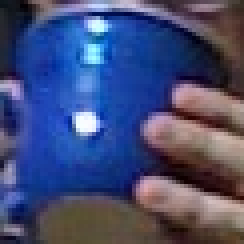
//> input picture Resources/BlueCup.jpg, 61 x 61 px (shown 4 times larger)
$ ./main ../../Resources/BlueCup.jpg   (built with g++ and OpenCV 4)
//> lines starting //> are read from the running program, lines starting //| are printed output that depends on the picture
//> further down, src is the input picture: 61 rows x 61 cols, CV_8UC3; mean B, G, R 117.6, 76.4, 68
//
//  main.cpp
//  ThresholdOP
//
//  Created by chenjie on 2020/6/15.
//  Copyright © 2020 chenjie. All rights reserved.
//

#include <iostream>
#include <opencv2/core.hpp>
#include <opencv2/imgproc.hpp>
#include <opencv2/imgcodecs.hpp>
#include <opencv2/highgui.hpp>

void sum_rgb(const cv::Mat& src, cv::Mat& dst) {
    // 将图片数据分割到三个独立的矩阵中
    std::vector<cv::Mat> planes;
    cv::split(src, planes);
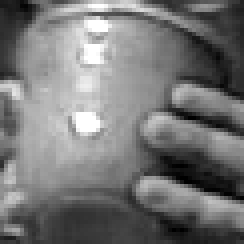
//> planes[0]: 61 rows x 61 cols, CV_8UC1 (shown 4 times larger); min 0, max 255, mean 117.6
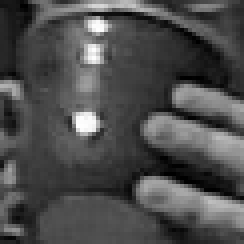
//> planes[1]: 61 rows x 61 cols, CV_8UC1 (shown 4 times larger); min 0, max 255, mean 76.4
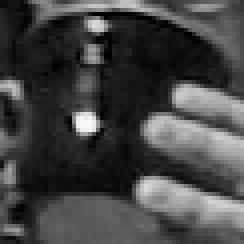
//> planes[2]: 61 rows x 61 cols, CV_8UC1 (shown 4 times larger); min 0, max 250, mean 68
    cv::Mat b = planes[0], g = planes[1], r = planes[2];

    // 计算三个通道的和
    cv::Mat s = cv::Mat::zeros(b.size(), CV_32F);
    cv::accumulate(b, s);
    cv::accumulate(g, s);
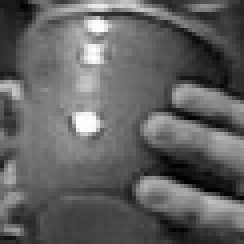
//> s: 61 rows x 61 cols, CV_32FC1 (shown 4 times larger); min 0, max 510, mean 194; drawn with min black and max white
    cv::accumulate(r, s);
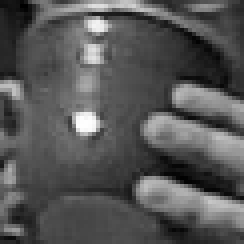
//> s: 61 rows x 61 cols, CV_32FC1 (shown 4 times larger); min 10, max 758, mean 262; drawn with min black and max white

    // 将像素值截取到100
    cv::threshold(s, s, 100, 100, cv::THRESH_TRUNC);
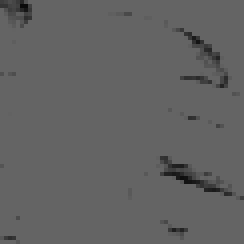
//> s: 61 rows x 61 cols, CV_32FC1 (shown 4 times larger); min 10, max 100, mean 97.9
    s.convertTo(dst, b.type());
}

void help(const char * argv[]) {
    std::cout << "\nExample. Alternative method to combine and threshold image planes\n" << std::endl;
    std::cout << "\nCall:\n" << argv[0] << " ../faces.jpg\n" << std::endl;
}

int main(int argc, const char * argv[]) {
    help(argv);
    if (argc < 2) {
        std::cout << "specify input image" << std::endl;
        return -1;
    }

    // 载入图像
    cv::Mat src = cv::imread(argv[1]);
    cv::Mat dst;
    if (src.empty()) {
        std::cout << "can not load " << argv[1] << std::endl;
        return -1;
    }
    sum_rgb(src, dst);

    // 使用文件名创窗口，并在其中显示图片
    cv::imshow(argv[1], dst);

    // 挂起程序直至输入任意键
    cv::waitKey(0);

    return 0;
}

$ run again, on Resources/HandOutdoorColor.jpg
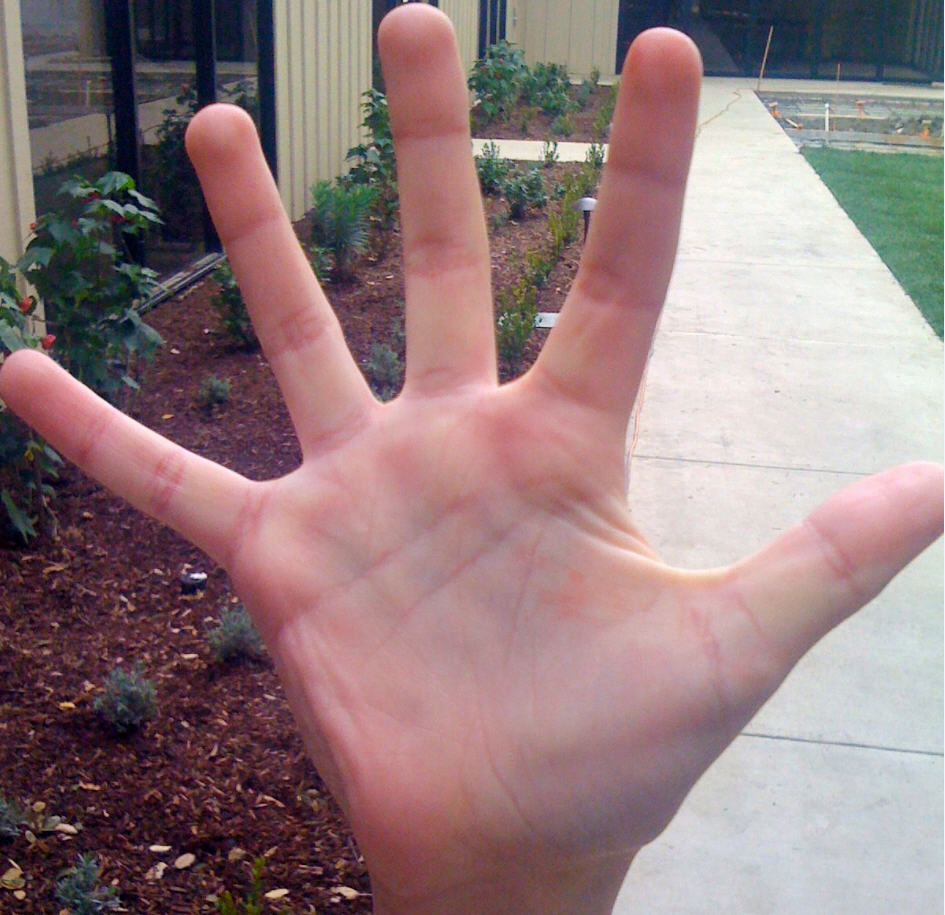
//> input picture Resources/HandOutdoorColor.jpg, 945 x 915 px
//> src is the input picture: 915 rows x 945 cols, CV_8UC3; mean B, G, R 125.6, 123.8, 146.8
//> in sum_rgb, `cv::split(src, planes);`:
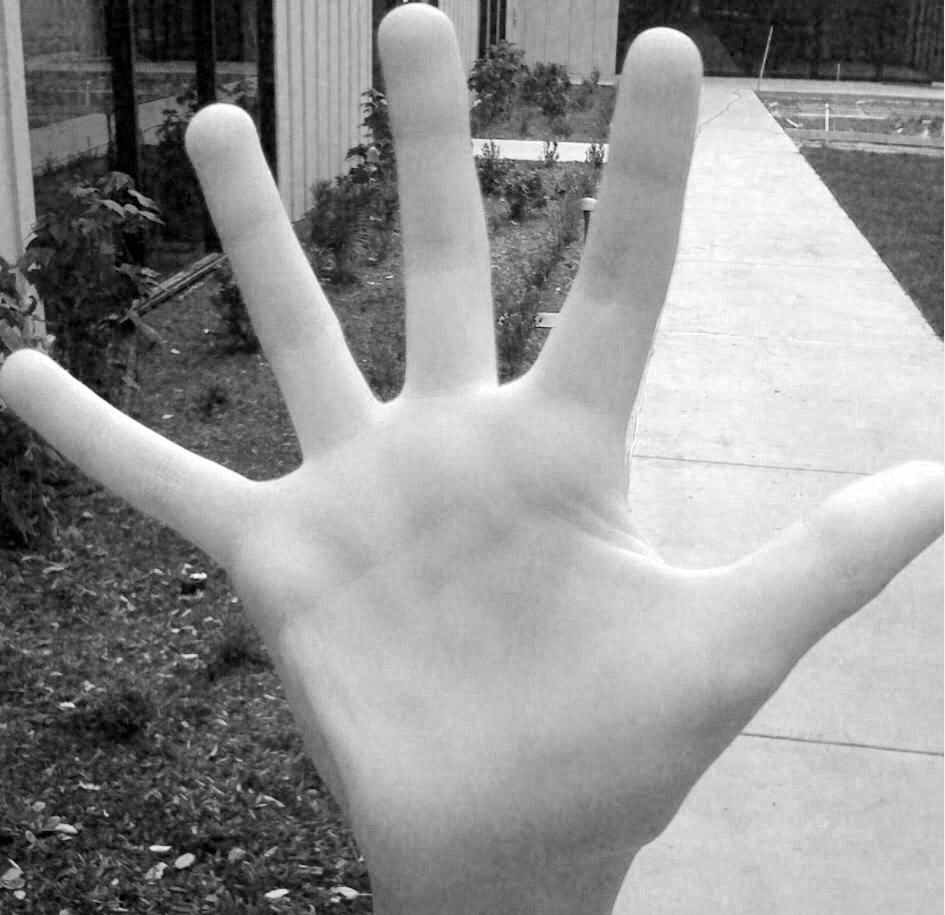
//> planes[2]: 915 rows x 945 cols, CV_8UC1; min 0, max 255, mean 146.8
//> in sum_rgb, `cv::threshold(s, s, 100, 100, cv::THRESH_TRUNC);`:
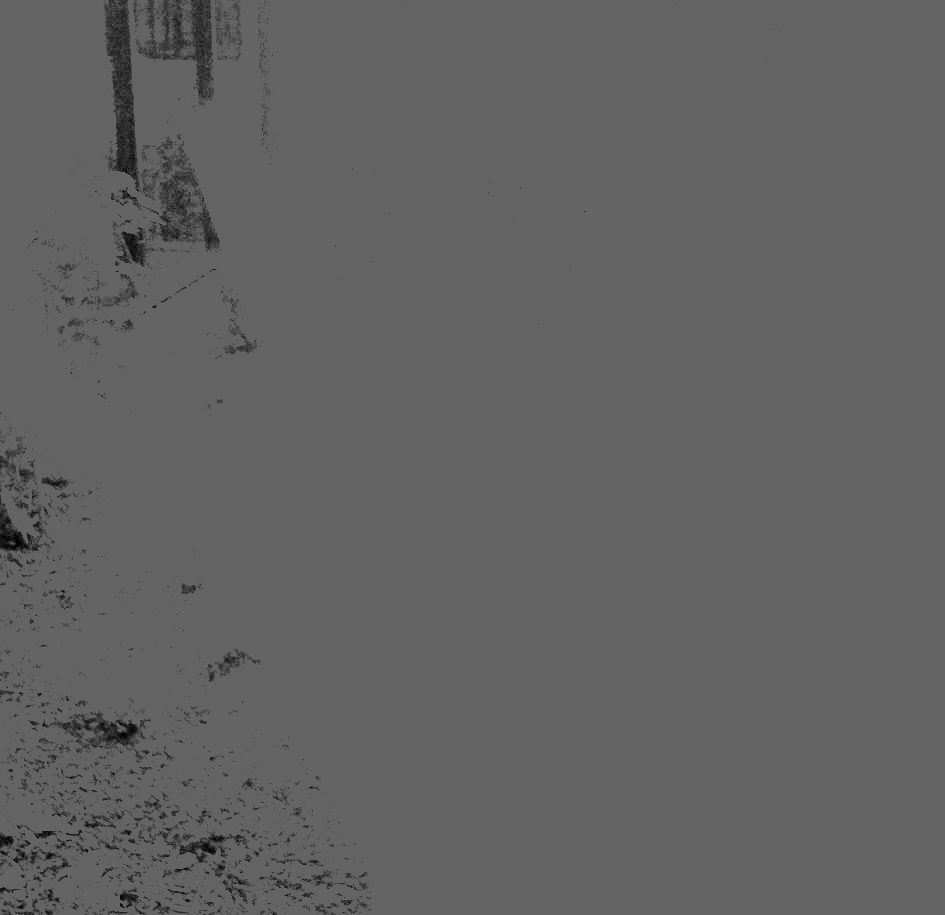
//> s: 915 rows x 945 cols, CV_32FC1; min 1, max 100, mean 98.4

$ run again, on Resources/HandOutdoorSunColor.jpg
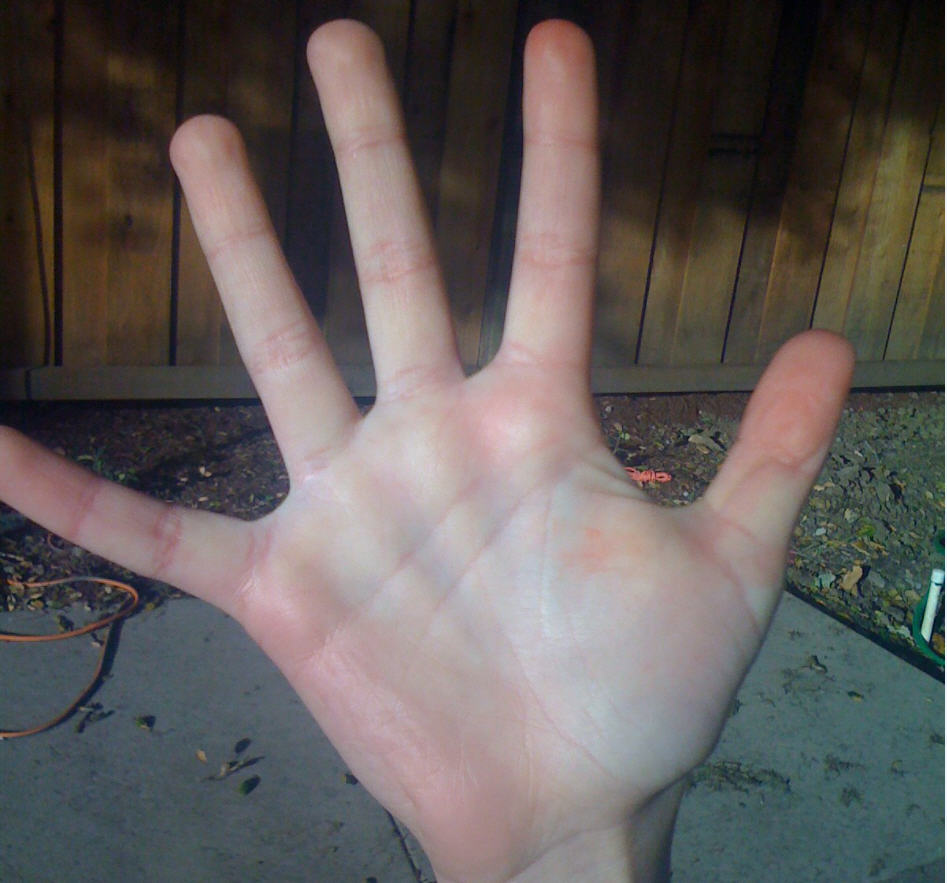
//> input picture Resources/HandOutdoorSunColor.jpg, 947 x 883 px
//> src is the input picture: 883 rows x 947 cols, CV_8UC3; mean B, G, R 91.4, 93.1, 99.4
//> in sum_rgb, `cv::split(src, planes);`:
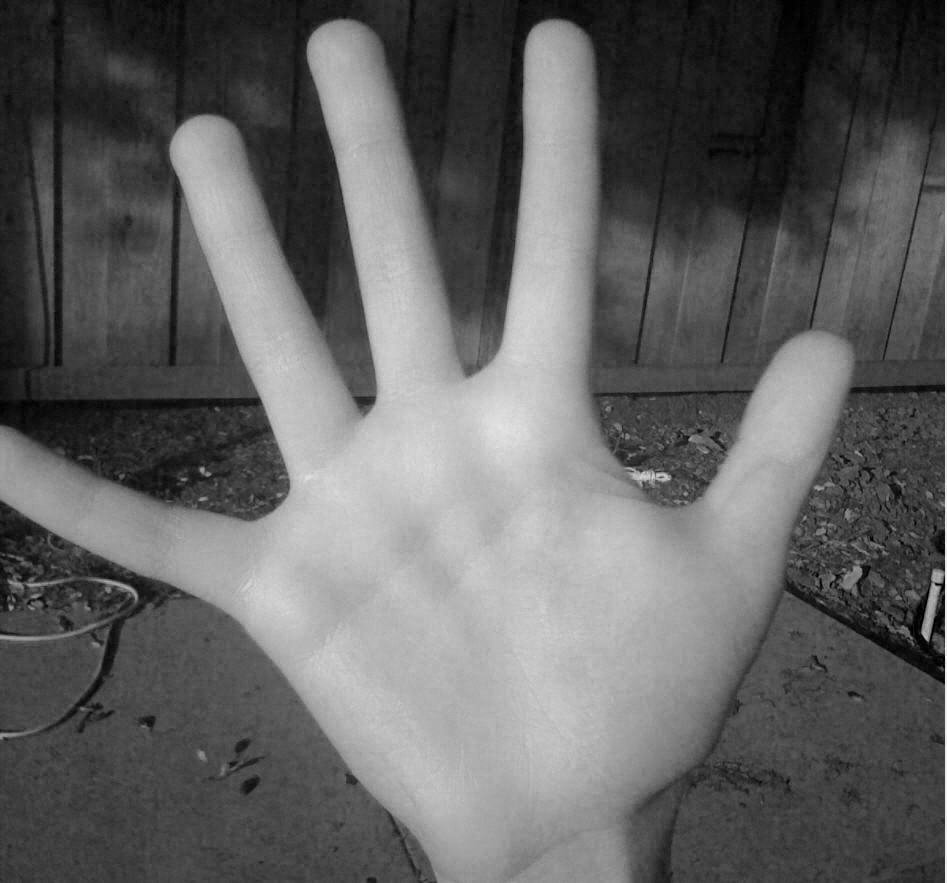
//> planes[2]: 883 rows x 947 cols, CV_8UC1; min 0, max 255, mean 99.4
//> in sum_rgb, `cv::threshold(s, s, 100, 100, cv::THRESH_TRUNC);`:
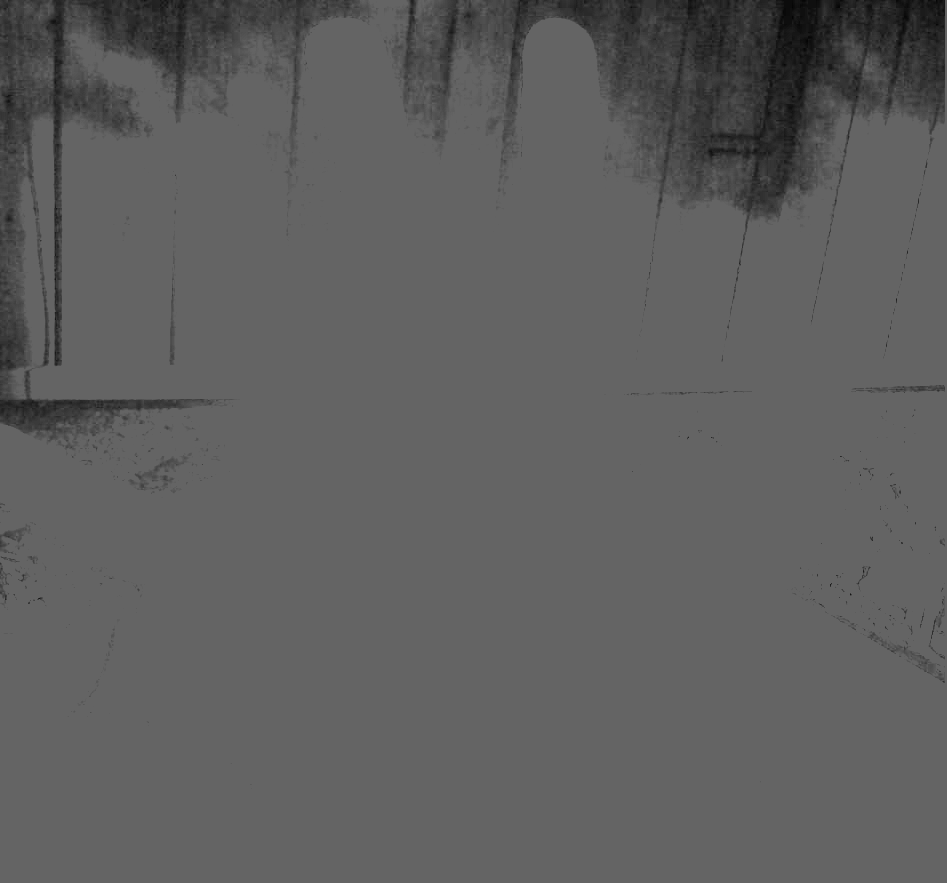
//> s: 883 rows x 947 cols, CV_32FC1; min 4, max 100, mean 94.6

$ run again, on Resources/adrian.jpg
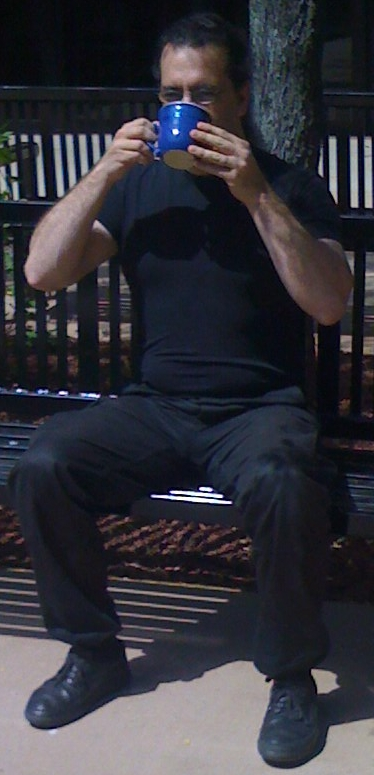
//> input picture Resources/adrian.jpg, 374 x 775 px
//> src is the input picture: 775 rows x 374 cols, CV_8UC3; mean B, G, R 58.5, 51, 51.2
//> in sum_rgb, `cv::split(src, planes);`:
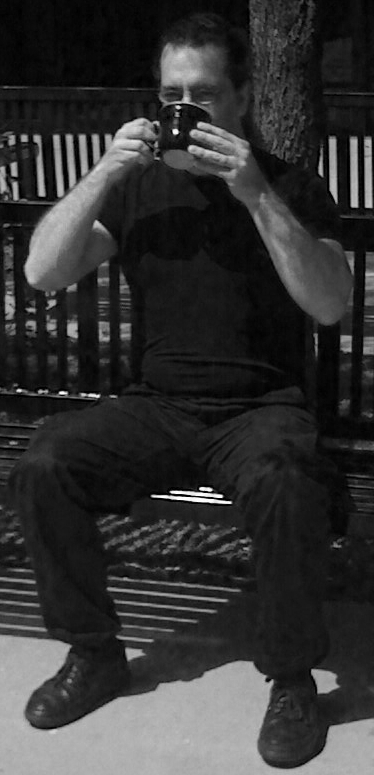
//> planes[2]: 775 rows x 374 cols, CV_8UC1; min 0, max 255, mean 51.2
//> in sum_rgb, `cv::threshold(s, s, 100, 100, cv::THRESH_TRUNC);`:
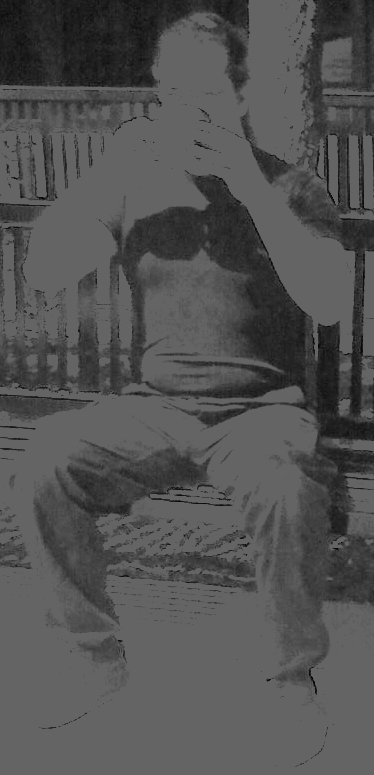
//> s: 775 rows x 374 cols, CV_32FC1; min 0, max 100, mean 82.3
